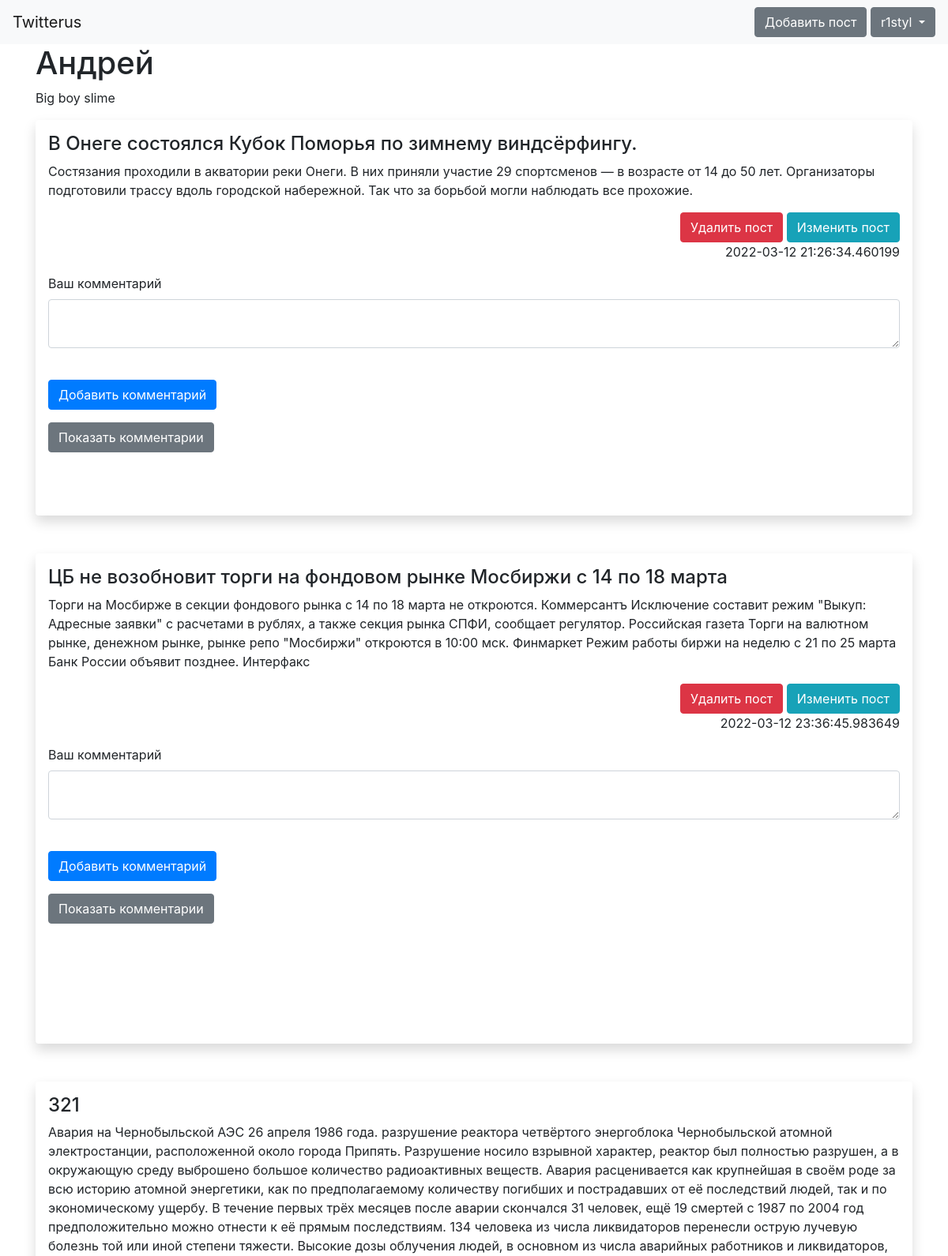
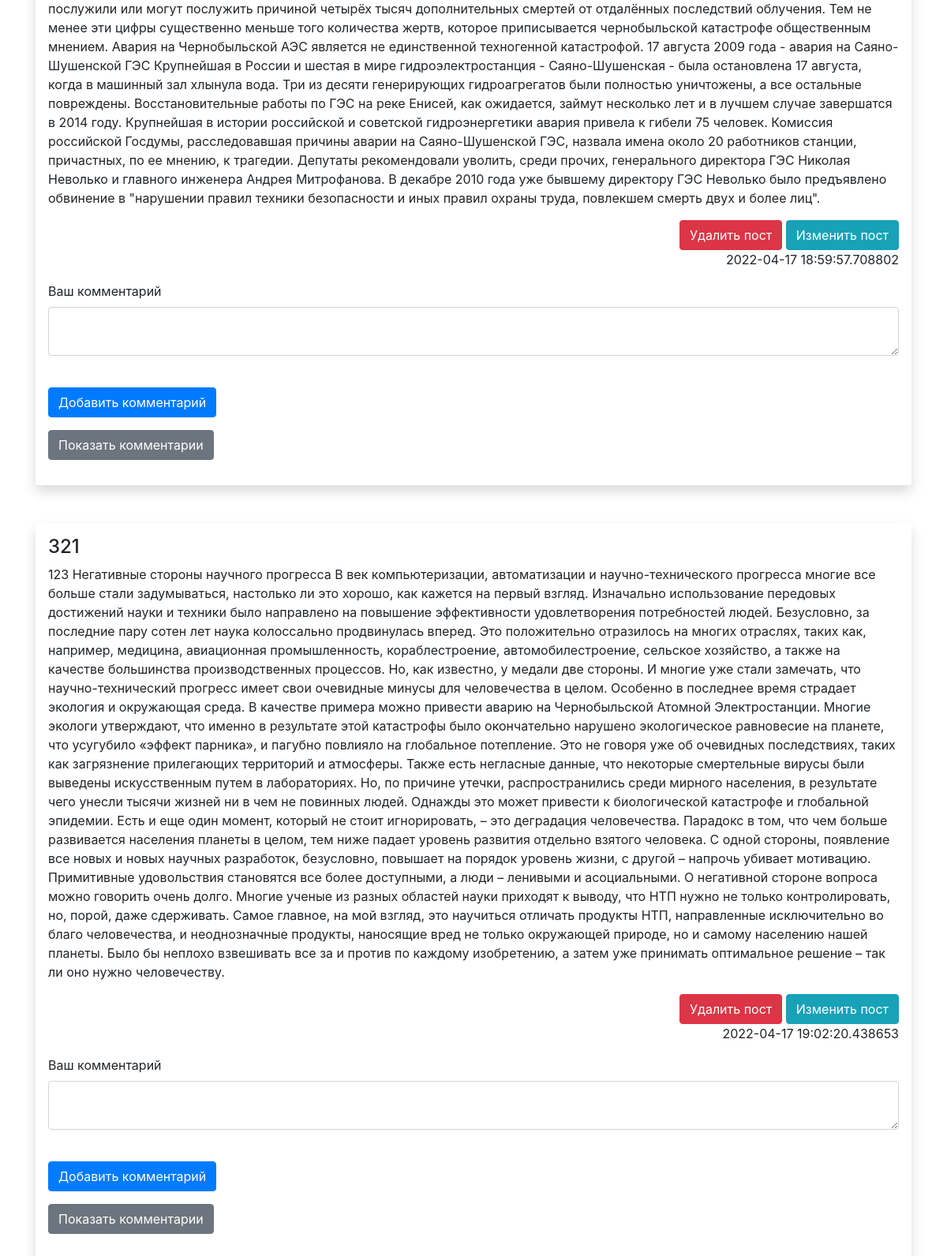
The app's page /user/1 (signed in) with its own data (2 pictures, top to bottom).
### data/users.py (models this page shows, shortened)
class User(SqlAlchemyBase, UserMixin, SerializerMixin):
    __tablename__ = 'users'
    id = sqlalchemy.Column(sqlalchemy.Integer, primary_key=True, autoincrement=True, unique=True)
    email = sqlalchemy.Column(sqlalchemy.String, unique=True)
    name = sqlalchemy.Column(sqlalchemy.String)
    nick = sqlalchemy.Column(sqlalchemy.String, unique=True)
    about = sqlalchemy.Column(sqlalchemy.String)
    hashed_password = sqlalchemy.Column(sqlalchemy.String)
    created_date = sqlalchemy.Column(sqlalchemy.DateTime,
                                     default=datetime.datetime.now)

### data/posts.py (models this page shows)
class Post(SqlAlchemyBase, SerializerMixin):
    __tablename__ = 'posts'
    id = sqlalchemy.Column(sqlalchemy.Integer, primary_key=True, autoincrement=True)
    title = sqlalchemy.Column(sqlalchemy.String)
    creater_id = sqlalchemy.Column(sqlalchemy.Integer, sqlalchemy.ForeignKey("users.id"))
    text = sqlalchemy.Column(sqlalchemy.String)
    create_data = sqlalchemy.Column(sqlalchemy.DateTime, default=datetime.datetime.now)
    user = orm.relation('User')

### app.py (the view, shortened to what this page needs)
@app.route('/user/<int:user_id>', methods=['GET', 'POST'])
def get_user(user_id):
    db_sess = db_session.create_session()
    user = db_sess.query(User).get(user_id)
    if user:
        all_post = db_sess.query(Post).filter(Post.creater_id == user_id)
        comments = db_sess.query(Comment).all()
        form = AddCommentForm()
        return render_template('user.html', title=user.nick, name=user.name, about=user.about, posts=all_post, id=user_id, comments=comments, form=form)
    return jsonify({'error': 'user not found'})

### forms/comment.py
class AddCommentForm(FlaskForm):
    text = TextAreaField('Ваш комментарий', validators=[DataRequired()])
    main_post = IntegerField()
    submit = SubmitField('Добавить комментарий', validators=[DataRequired()])

### app.py (called while the page is built)
@login_manager.user_loader
def load_user(user_id):
    db_sess = db_session.create_session()
    return db_sess.query(User).get(user_id)

### data/db_session.py (called while the page is built)
def create_session() -> Session:
    global __factory
    return __factory()

### templates/user.html (shortened to what this page needs)
{% extends "base.html" %}
{% block content %}
<h1>{{ name }}</h1>
<div>
    <p>
        {{ about }}
    </p>
</div>
{% for item in posts %}
<div class="shadow p-3 mb-5 bg-body rounded">
    <h4>{{ item.title }}
    </h4>
    <p>{{ item.text }}</p>
    <div align="right">
        {% if id == current_user.id %}
            <a class="btn btn-danger" href="/delete_post/{{ item.id }}/2">Удалить пост</a>
            <a class="btn btn-info" href="/edit_post/{{ item.id }}">Изменить пост</a>
            <br>
        {% endif %}
        <p>{{ item.create_data }}</p>
    </div>
    {% if current_user.is_authenticated %}
    <form action="" method="post">
        <p>
            {{ form.text.label }}<br>
            {{ form.text(class="form-control") }}<br>
        </p>
        <p>{{ form.submit(type="submit", class="btn btn-primary") }}</p>
    </form>
    {% endif %}
    <p>
        <button class="btn btn-secondary" type="button" data-bs-toggle="collapse" data-bs-target="#collapseWidthExample{{ item.id }}" aria-expanded="false" aria-controls="collapseWidthExample{{ item.id }}">
            Показать комментарии
        </button>
    </p>
    {% for com in comments[::-1] %}
        {% if com.main_post == item.id %}
        <br>
        {% endif %}
    {% endfor %}
</div>
{% endfor %}
{% endblock %}

### templates/base.html (shortened to what this page needs)
<!doctype html>
<html lang="en">
<head>
    <link rel="stylesheet"
          href="https://stackpath.bootstrapcdn.com/bootstrap/4.4.1/css/bootstrap.min.css"
>
</head>
<body>
<header>
    <nav class="navbar navbar-light bg-light">
        <a class="navbar-brand" href="/">Twitterus</a>
        {% if current_user.is_authenticated %}
            <div class="dropdown">
            <a class="btn btn-secondary" href="/add_post">Добавить пост</a>
              <button class="btn btn-secondary dropdown-toggle" type="button" id="dropdownMenuButton1" data-bs-toggle="dropdown" aria-expanded="false">
                {{ current_user.nick }}
              </button>
            </div>
        {% else %}
            <p>
                <a class="btn btn-primary " href="/register">Зарегистрироваться</a>
                <a class="btn btn-success" href="/login">Войти</a>
            </p>
        {% endif %}
    </nav>
</header>
<main role="main" class="container">
    {% block content %}{% endblock %}
</main>
</body>
</html>

### records on screen
User: nick "r1styl", name "Андрей", about "Big boy slime"
Post: title "В Онеге состоялся Кубок Поморья по зимнему виндсёрфингу.", text "Состязания проходили в акватории реки Онеги. В них приняли участие 29 спортсменов — в возрасте от 14 до 50 лет. Организаторы подготовили трассу вдоль городской набережной. Так что за борьбой могли наблюдать все прохожие.", create_data "2022-03-12 21:26:34.460199", text.label "Ваш комментарий"
Post: title "ЦБ не возобновит торги на фондовом рынке Мосбиржи с 14 по 18 марта", text "Торги на Мосбирже в секции фондового рынка с 14 по 18 марта не откроются. Коммерсантъ Исключение составит режим \"Выкуп: Адресные заявки\" с расчетами в рублях, а также секция рынка СПФИ, сообщает регулятор. Российская газета Торги на валютном рынке, денежном рынке, рынке репо \"Мосбиржи\" откроются в 10:00 мск. Финмаркет Режим работы биржи на неделю с 21 по 25 марта Банк России объявит позднее. Интерфакс", create_data "2022-03-12 23:36:45.983649", text.label "Ваш комментарий"
Post: title "321", text "Авария на Черно́быльской АЭС 26 апреля 1986 года. разрушение реактора четвёртого энергоблока Чернобыльской атомной электростанции, расположенной около города Припять. Разрушение носило взрывной характер, реактор был полностью разрушен, а в окружающую среду выброшено большое количество радиоактивных веществ. Авария расценивается как крупнейшая в своём роде за всю историю атомной энергетики, как по предполагаемому количеству погибших и пострадавших от её последствий людей, так и по экономическому ущербу. В течение первых трёх месяцев после аварии скончался 31 человек, ещё 19 смертей с 1987 по 2004 год предположительно можно отнести к её прямым последствиям. 134 человека из числа ликвидаторов…", create_data "2022-04-17 18:59:57.708802", text.label "Ваш комментарий"
Post: title "321", text "123 Негативные стороны научного прогресса В век компьютеризации, автоматизации и научно-технического прогресса многие все больше стали задумываться, настолько ли это хорошо, как кажется на первый взгляд. Изначально использование передовых достижений науки и техники было направлено на повышение эффективности удовлетворения потребностей людей. Безусловно, за последние пару сотен лет наука колоссально продвинулась вперед. Это положительно отразилось на многих отраслях, таких как, например, медицина, авиационная промышленность, кораблестроение, автомобилестроение, сельское хозяйство, а также на качестве большинства производственных процессов. Но, как известно, у медали две стороны. И многие уже…", create_data "2022-04-17 19:02:20.438653", text.label "Ваш комментарий"
